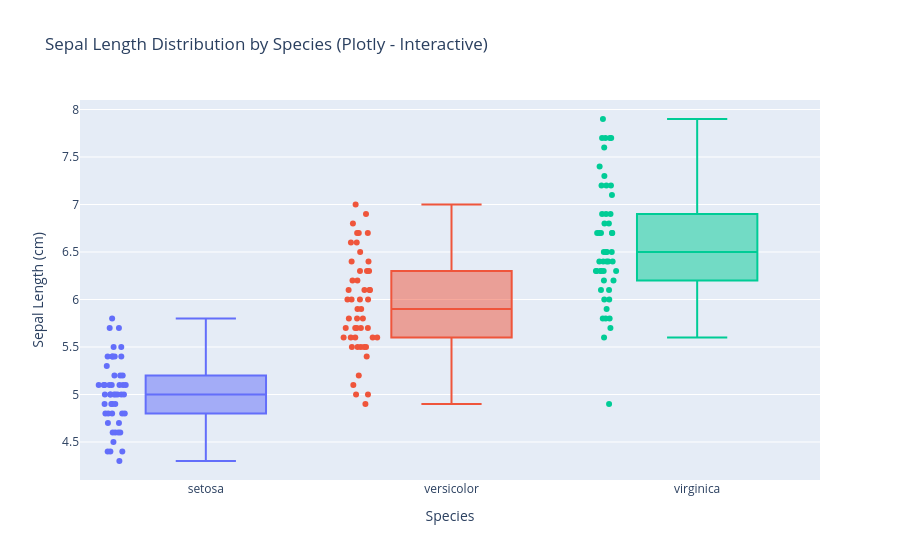

Source (notebook cell):
### Markdown cell above
### 8.3 — Interactive Box Plot with Plotly

### Code cell
# Interactive box plot using Plotly
fig = pxx.box(iris, x='species', y='sepal_length', color='species',
             title='Sepal Length Distribution by Species (Plotly - Interactive)',
             labels={'sepal_length': 'Sepal Length (cm)', 'species': 'Species'},
             points='all')  # Show all data points

fig.update_layout(showlegend=False)
fig.show()

### Figure 1 — Plotly figure (JSON) as saved in the notebook; plotly's stock layout.template omitted (floating-point values rounded to 4 significant figures)
{"data": [{"alignmentgroup": "True", "boxpoints": "all", "hovertemplate": "Species=%{x}<br>Sepal Length (cm)=%{y}<extra></extra>", "legendgroup": "setosa", "marker": {"color": "#636efa"}, "name": "setosa", "notched": false, "offsetgroup": "setosa", "orientation": "v", "showlegend": true, "type": "box", "x": ["setosa", "setosa", "setosa", "setosa", "setosa", "setosa", "setosa", "setosa", "setosa", "setosa", "setosa", "setosa", "setosa", "setosa", "setosa", "setosa", "setosa", "setosa", "setosa", "setosa", "setosa", "setosa", "setosa", "setosa", "setosa", "setosa", "setosa", "setosa", "setosa", "setosa", "setosa", "setosa", "setosa", "setosa", "setosa", "setosa", "setosa", "setosa", "setosa", "setosa", "setosa", "setosa", "setosa", "setosa", "setosa", "setosa", "setosa", "setosa", "setosa", "setosa"], "x0": " ", "xaxis": "x", "y": [5.1, 4.9, 4.7, 4.6, 5.0, 5.4, 4.6, 5.0, 4.4, 4.9, 5.4, 4.8, 4.8, 4.3, 5.8, 5.7, 5.4, 5.1, 5.7, 5.1, 5.4, 5.1, 4.6, 5.1, 4.8, 5.0, 5.0, 5.2, 5.2, 4.7, 4.8, 5.4, 5.2, 5.5, 4.9, 5.0, 5.5, 4.9, 4.4, 5.1, 5.0, 4.5, 4.4, 5.0, 5.1, 4.8, 5.1, 4.6, 5.3, 5.0], "y0": " ", "yaxis": "y"}, {"alignmentgroup": "True", "boxpoints": "all", "hovertemplate": "Species=%{x}<br>Sepal Length (cm)=%{y}<extra></extra>", "legendgroup": "versicolor", "marker": {"color": "#EF553B"}, "name": "versicolor", "notched": false, "offsetgroup": "versicolor", "orientation": "v", "showlegend": true, "type": "box", "x": ["versicolor", "versicolor", "versicolor", "versicolor", "versicolor", "versicolor", "versicolor", "versicolor", "versicolor", "versicolor", "versicolor", "versicolor", "versicolor", "versicolor", "versicolor", "versicolor", "versicolor", "versicolor", "versicolor", "versicolor", "versicolor", "versicolor", "versicolor", "versicolor", "versicolor", "versicolor", "versicolor", "versicolor", "versicolor", "versicolor", "versicolor", "versicolor", "versicolor", "versicolor", "versicolor", "versicolor", "versicolor", "versicolor", "versicolor", "versicolor", "versicolor", "versicolor", "versicolor", "versicolor", "versicolor", "versicolor", "versicolor", "versicolor", "versicolor", "versicolor"], "x0": " ", "xaxis": "x", "y": [7.0, 6.4, 6.9, 5.5, 6.5, 5.7, 6.3, 4.9, 6.6, 5.2, 5.0, 5.9, 6.0, 6.1, 5.6, 6.7, 5.6, 5.8, 6.2, 5.6, 5.9, 6.1, 6.3, 6.1, 6.4, 6.6, 6.8, 6.7, 6.0, 5.7, 5.5, 5.5, 5.8, 6.0, 5.4, 6.0, 6.7, 6.3, 5.6, 5.5, 5.5, 6.1, 5.8, 5.0, 5.6, 5.7, 5.7, 6.2, 5.1, 5.7], "y0": " ", "yaxis": "y"}, {"alignmentgroup": "True", "boxpoints": "all", "hovertemplate": "Species=%{x}<br>Sepal Length (cm)=%{y}<extra></extra>", "legendgroup": "virginica", "marker": {"color": "#00cc96"}, "name": "virginica", "notched": false, "offsetgroup": "virginica", "orientation": "v", "showlegend": true, "type": "box", "x": ["virginica", "virginica", "virginica", "virginica", "virginica", "virginica", "virginica", "virginica", "virginica", "virginica", "virginica", "virginica", "virginica", "virginica", "virginica", "virginica", "virginica", "virginica", "virginica", "virginica", "virginica", "virginica", "virginica", "virginica", "virginica", "virginica", "virginica", "virginica", "virginica", "virginica", "virginica", "virginica", "virginica", "virginica", "virginica", "virginica", "virginica", "virginica", "virginica", "virginica", "virginica", "virginica", "virginica", "virginica", "virginica", "virginica", "virginica", "virginica", "virginica", "virginica"], "x0": " ", "xaxis": "x", "y": [6.3, 5.8, 7.1, 6.3, 6.5, 7.6, 4.9, 7.3, 6.7, 7.2, 6.5, 6.4, 6.8, 5.7, 5.8, 6.4, 6.5, 7.7, 7.7, 6.0, 6.9, 5.6, 7.7, 6.3, 6.7, 7.2, 6.2, 6.1, 6.4, 7.2, 7.4, 7.9, 6.4, 6.3, 6.1, 7.7, 6.3, 6.4, 6.0, 6.9, 6.7, 6.9, 5.8, 6.8, 6.7, 6.7, 6.3, 6.5, 6.2, 5.9], "y0": " ", "yaxis": "y"}], "layout": {"boxmode": "overlay", "legend": {"title": {"text": "Species"}, "tracegroupgap": 0}, "showlegend": false, "title": {"text": "Sepal Length Distribution by Species (Plotly - Interactive)"}, "xaxis": {"anchor": "y", "categoryarray": ["setosa", "versicolor", "virginica"], "categoryorder": "array", "domain": [0, 1], "title": {"text": "Species"}}, "yaxis": {"anchor": "x", "domain": [0, 1], "title": {"text": "Sepal Length (cm)"}}}}
